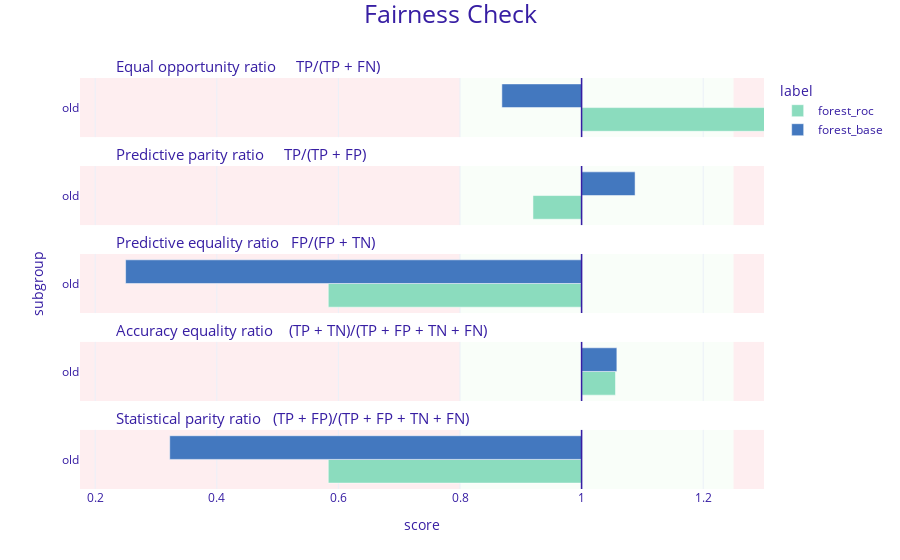

Here is the notebook cell this chart was saved with:
### Markdown cell above
I have chosen to use the roc-pivot bias mitigation technique. Comparison of results for model with and without bias mitigation is shown below. We can see that bias is signifficantly reduced in case of Predictive Equality and Statistical Parity. Of course, it's usually not possible to balance the model in all possible directions. We can see that Equal Opportunity gets worse in this case.

### Code cell
part_4()

### Figure 1 — Plotly figure (JSON) as saved in the notebook; plotly's stock layout.template omitted (floating-point values rounded to 4 significant figures)
{"data": [{"alignmentgroup": "True", "customdata": [["old", 1.327, "forest_roc"]], "hovertemplate": "<b>%{customdata[2]}</b><br>Subgroup: %{customdata[0]}<br>Score: %{customdata[1]}<br><extra></extra>", "legendgroup": "forest_roc", "marker": {"color": "#8bdcbe", "pattern": {"shape": ""}}, "name": "forest_roc", "offsetgroup": "forest_roc", "orientation": "h", "showlegend": true, "textposition": "auto", "type": "bar", "x": [0.3268], "xaxis": "x5", "y": [0.5], "yaxis": "y5"}, {"alignmentgroup": "True", "customdata": [["old", 0.92, "forest_roc"]], "hovertemplate": "<b>%{customdata[2]}</b><br>Subgroup: %{customdata[0]}<br>Score: %{customdata[1]}<br><extra></extra>", "legendgroup": "forest_roc", "marker": {"color": "#8bdcbe", "pattern": {"shape": ""}}, "name": "forest_roc", "offsetgroup": "forest_roc", "orientation": "h", "showlegend": false, "textposition": "auto", "type": "bar", "x": [-0.08], "xaxis": "x4", "y": [0.5], "yaxis": "y4"}, {"alignmentgroup": "True", "customdata": [["old", 0.583, "forest_roc"]], "hovertemplate": "<b>%{customdata[2]}</b><br>Subgroup: %{customdata[0]}<br>Score: %{customdata[1]}<br><extra></extra>", "legendgroup": "forest_roc", "marker": {"color": "#8bdcbe", "pattern": {"shape": ""}}, "name": "forest_roc", "offsetgroup": "forest_roc", "orientation": "h", "showlegend": false, "textposition": "auto", "type": "bar", "x": [-0.4167], "xaxis": "x3", "y": [0.5], "yaxis": "y3"}, {"alignmentgroup": "True", "customdata": [["old", 1.056, "forest_roc"]], "hovertemplate": "<b>%{customdata[2]}</b><br>Subgroup: %{customdata[0]}<br>Score: %{customdata[1]}<br><extra></extra>", "legendgroup": "forest_roc", "marker": {"color": "#8bdcbe", "pattern": {"shape": ""}}, "name": "forest_roc", "offsetgroup": "forest_roc", "orientation": "h", "showlegend": false, "textposition": "auto", "type": "bar", "x": [0.05574], "xaxis": "x2", "y": [0.5], "yaxis": "y2"}, {"alignmentgroup": "True", "customdata": [["old", 0.583, "forest_roc"]], "hovertemplate": "<b>%{customdata[2]}</b><br>Subgroup: %{customdata[0]}<br>Score: %{customdata[1]}<br><extra></extra>", "legendgroup": "forest_roc", "marker": {"color": "#8bdcbe", "pattern": {"shape": ""}}, "name": "forest_roc", "offsetgroup": "forest_roc", "orientation": "h", "showlegend": false, "textposition": "auto", "type": "bar", "x": [-0.4167], "xaxis": "x", "y": [0.5], "yaxis": "y"}, {"alignmentgroup": "True", "customdata": [["old", 0.869, "forest_base"]], "hovertemplate": "<b>%{customdata[2]}</b><br>Subgroup: %{customdata[0]}<br>Score: %{customdata[1]}<br><extra></extra>", "legendgroup": "forest_base", "marker": {"color": "#4378bf", "pattern": {"shape": ""}}, "name": "forest_base", "offsetgroup": "forest_base", "orientation": "h", "showlegend": true, "textposition": "auto", "type": "bar", "x": [-0.1311], "xaxis": "x5", "y": [0.5], "yaxis": "y5"}, {"alignmentgroup": "True", "customdata": [["old", 1.088, "forest_base"]], "hovertemplate": "<b>%{customdata[2]}</b><br>Subgroup: %{customdata[0]}<br>Score: %{customdata[1]}<br><extra></extra>", "legendgroup": "forest_base", "marker": {"color": "#4378bf", "pattern": {"shape": ""}}, "name": "forest_base", "offsetgroup": "forest_base", "orientation": "h", "showlegend": false, "textposition": "auto", "type": "bar", "x": [0.08795], "xaxis": "x4", "y": [0.5], "yaxis": "y4"}, {"alignmentgroup": "True", "customdata": [["old", 0.25, "forest_base"]], "hovertemplate": "<b>%{customdata[2]}</b><br>Subgroup: %{customdata[0]}<br>Score: %{customdata[1]}<br><extra></extra>", "legendgroup": "forest_base", "marker": {"color": "#4378bf", "pattern": {"shape": ""}}, "name": "forest_base", "offsetgroup": "forest_base", "orientation": "h", "showlegend": false, "textposition": "auto", "type": "bar", "x": [-0.75], "xaxis": "x3", "y": [0.5], "yaxis": "y3"}, {"alignmentgroup": "True", "customdata": [["old", 1.058, "forest_base"]], "hovertemplate": "<b>%{customdata[2]}</b><br>Subgroup: %{customdata[0]}<br>Score: %{customdata[1]}<br><extra></extra>", "legendgroup": "forest_base", "marker": {"color": "#4378bf", "pattern": {"shape": ""}}, "name": "forest_base", "offsetgroup": "forest_base", "orientation": "h", "showlegend": false, "textposition": "auto", "type": "bar", "x": [0.05799], "xaxis": "x2", "y": [0.5], "yaxis": "y2"}, {"alignmentgroup": "True", "customdata": [["old", 0.323, "forest_base"]], "hovertemplate": "<b>%{customdata[2]}</b><br>Subgroup: %{customdata[0]}<br>Score: %{customdata[1]}<br><extra></extra>", "legendgroup": "forest_base", "marker": {"color": "#4378bf", "pattern": {"shape": ""}}, "name": "forest_base", "offsetgroup": "forest_base", "orientation": "h", "showlegend": false, "textposition": "auto", "type": "bar", "x": [-0.6774], "xaxis": "x", "y": [0.5], "yaxis": "y"}], "layout": {"annotations": [{"font": {"size": 15}, "showarrow": false, "text": "Statistical parity ratio   (TP + FP)/(TP + FP + TN + FN)", "x": 0.05, "xanchor": "left", "xref": "paper", "y": 0.144, "yanchor": "bottom", "yref": "paper"}, {"font": {"size": 15}, "showarrow": false, "text": "Accuracy equality ratio    (TP + TN)/(TP + FP + TN + FN)", "x": 0.05, "xanchor": "left", "xref": "paper", "y": 0.358, "yanchor": "bottom", "yref": "paper"}, {"font": {"size": 15}, "showarrow": false, "text": "Predictive equality ratio   FP/(FP + TN)", "x": 0.05, "xanchor": "left", "xref": "paper", "y": 0.572, "yanchor": "bottom", "yref": "paper"}, {"font": {"size": 15}, "showarrow": false, "text": "Predictive parity ratio     TP/(TP + FP)", "x": 0.05, "xanchor": "left", "xref": "paper", "y": 0.786, "yanchor": "bottom", "yref": "paper"}, {"font": {"size": 15}, "showarrow": false, "text": "Equal opportunity ratio     TP/(TP + FN)", "x": 0.05, "xanchor": "left", "xref": "paper", "y": 1, "yanchor": "bottom", "yref": "paper"}], "barmode": "group", "font": {"color": "#371ea3"}, "legend": {"title": {"text": "label"}, "tracegroupgap": 0}, "margin": {"b": 71, "r": 30, "t": 78}, "shapes": [{"fillcolor": "#f05a71", "layer": "below", "line": {"width": 0}, "opacity": 0.1, "type": "rect", "x0": 0.25, "x1": 0.3, "xref": "x", "y0": 0, "y1": 1, "yref": "y"}, {"fillcolor": "#f05a71", "layer": "below", "line": {"width": 0}, "opacity": 0.1, "type": "rect", "x0": -0.825, "x1": -0.2, "xref": "x", "y0": 0, "y1": 1, "yref": "y"}, {"fillcolor": "#c7f5bf", "layer": "below", "line": {"width": 0}, "opacity": 0.1, "type": "rect", "x0": -0.2, "x1": 0.25, "xref": "x", "y0": 0, "y1": 1, "yref": "y"}, {"line": {"color": "#371ea3", "width": 1.5}, "type": "line", "x0": 0, "x1": 0, "xref": "x", "y0": 0, "y1": 1, "yref": "y"}, {"fillcolor": "#f05a71", "layer": "below", "line": {"width": 0}, "opacity": 0.1, "type": "rect", "x0": 0.25, "x1": 0.3, "xref": "x", "y0": 0, "y1": 1, "yref": "y2"}, {"fillcolor": "#f05a71", "layer": "below", "line": {"width": 0}, "opacity": 0.1, "type": "rect", "x0": -0.825, "x1": -0.2, "xref": "x", "y0": 0, "y1": 1, "yref": "y2"}, {"fillcolor": "#c7f5bf", "layer": "below", "line": {"width": 0}, "opacity": 0.1, "type": "rect", "x0": -0.2, "x1": 0.25, "xref": "x", "y0": 0, "y1": 1, "yref": "y2"}, {"line": {"color": "#371ea3", "width": 1.5}, "type": "line", "x0": 0, "x1": 0, "xref": "x", "y0": 0, "y1": 1, "yref": "y2"}, {"fillcolor": "#f05a71", "layer": "below", "line": {"width": 0}, "opacity": 0.1, "type": "rect", "x0": 0.25, "x1": 0.3, "xref": "x", "y0": 0, "y1": 1, "yref": "y3"}, {"fillcolor": "#f05a71", "layer": "below", "line": {"width": 0}, "opacity": 0.1, "type": "rect", "x0": -0.825, "x1": -0.2, "xref": "x", "y0": 0, "y1": 1, "yref": "y3"}, {"fillcolor": "#c7f5bf", "layer": "below", "line": {"width": 0}, "opacity": 0.1, "type": "rect", "x0": -0.2, "x1": 0.25, "xref": "x", "y0": 0, "y1": 1, "yref": "y3"}, {"line": {"color": "#371ea3", "width": 1.5}, "type": "line", "x0": 0, "x1": 0, "xref": "x", "y0": 0, "y1": 1, "yref": "y3"}, {"fillcolor": "#f05a71", "layer": "below", "line": {"width": 0}, "opacity": 0.1, "type": "rect", "x0": 0.25, "x1": 0.3, "xref": "x", "y0": 0, "y1": 1, "yref": "y4"}, {"fillcolor": "#f05a71", "layer": "below", "line": {"width": 0}, "opacity": 0.1, "type": "rect", "x0": -0.825, "x1": -0.2, "xref": "x", "y0": 0, "y1": 1, "yref": "y4"}, {"fillcolor": "#c7f5bf", "layer": "below", "line": {"width": 0}, "opacity": 0.1, "type": "rect", "x0": -0.2, "x1": 0.25, "xref": "x", "y0": 0, "y1": 1, "yref": "y4"}, {"line": {"color": "#371ea3", "width": 1.5}, "type": "line", "x0": 0, "x1": 0, "xref": "x", "y0": 0, "y1": 1, "yref": "y4"}, {"fillcolor": "#f05a71", "layer": "below", "line": {"width": 0}, "opacity": 0.1, "type": "rect", "x0": 0.25, "x1": 0.3, "xref": "x", "y0": 0, "y1": 1, "yref": "y5"}, {"fillcolor": "#f05a71", "layer": "below", "line": {"width": 0}, "opacity": 0.1, "type": "rect", "x0": -0.825, "x1": -0.2, "xref": "x", "y0": 0, "y1": 1, "yref": "y5"}, {"fillcolor": "#c7f5bf", "layer": "below", "line": {"width": 0}, "opacity": 0.1, "type": "rect", "x0": -0.2, "x1": 0.25, "xref": "x", "y0": 0, "y1": 1, "yref": "y5"}, {"line": {"color": "#371ea3", "width": 1.5}, "type": "line", "x0": 0, "x1": 0, "xref": "x", "y0": 0, "y1": 1, "yref": "y5"}], "title": {"font": {"size": 25}, "text": "Fairness Check", "x": 0.5, "y": 0.99}, "xaxis": {"anchor": "y", "domain": [0, 1], "range": [-0.825, 0.3], "ticktext": [0, 0.2, 0.4, 0.6, 0.8, 1, 1.2, 1], "tickvals": [-1, -0.8, -0.6, -0.4, -0.2, 0, 0.2, 0], "title": {"text": "score"}}, "xaxis2": {"anchor": "y2", "domain": [0, 1], "matches": "x", "range": [-0.825, 0.3], "showticklabels": false, "ticktext": [0, 0.2, 0.4, 0.6, 0.8, 1, 1.2, 1], "tickvals": [-1, -0.8, -0.6, -0.4, -0.2, 0, 0.2, 0]}, "xaxis3": {"anchor": "y3", "domain": [0, 1], "matches": "x", "range": [-0.825, 0.3], "showticklabels": false, "ticktext": [0, 0.2, 0.4, 0.6, 0.8, 1, 1.2, 1], "tickvals": [-1, -0.8, -0.6, -0.4, -0.2, 0, 0.2, 0]}, "xaxis4": {"anchor": "y4", "domain": [0, 1], "matches": "x", "range": [-0.825, 0.3], "showticklabels": false, "ticktext": [0, 0.2, 0.4, 0.6, 0.8, 1, 1.2, 1], "tickvals": [-1, -0.8, -0.6, -0.4, -0.2, 0, 0.2, 0]}, "xaxis5": {"anchor": "y5", "domain": [0, 1], "matches": "x", "range": [-0.825, 0.3], "showticklabels": false, "ticktext": [0, 0.2, 0.4, 0.6, 0.8, 1, 1.2, 1], "tickvals": [-1, -0.8, -0.6, -0.4, -0.2, 0, 0.2, 0]}, "yaxis": {"anchor": "x", "domain": [0, 0.144], "range": [0, 1], "showgrid": false, "ticktext": ["old"], "tickvals": [0.5], "title": {"text": ""}, "zeroline": false}, "yaxis2": {"anchor": "x2", "domain": [0.214, 0.358], "matches": "y", "range": [0, 1], "showgrid": false, "ticktext": ["old"], "tickvals": [0.5], "title": {"text": ""}, "zeroline": false}, "yaxis3": {"anchor": "x3", "domain": [0.428, 0.572], "matches": "y", "range": [0, 1], "showgrid": false, "ticktext": ["old"], "tickvals": [0.5], "title": {"text": "subgroup"}, "zeroline": false}, "yaxis4": {"anchor": "x4", "domain": [0.642, 0.786], "matches": "y", "range": [0, 1], "showgrid": false, "ticktext": ["old"], "tickvals": [0.5], "title": {"text": ""}, "zeroline": false}, "yaxis5": {"anchor": "x5", "domain": [0.856, 1], "matches": "y", "range": [0, 1], "showgrid": false, "ticktext": ["old"], "tickvals": [0.5], "title": {"text": ""}, "zeroline": false}}}
